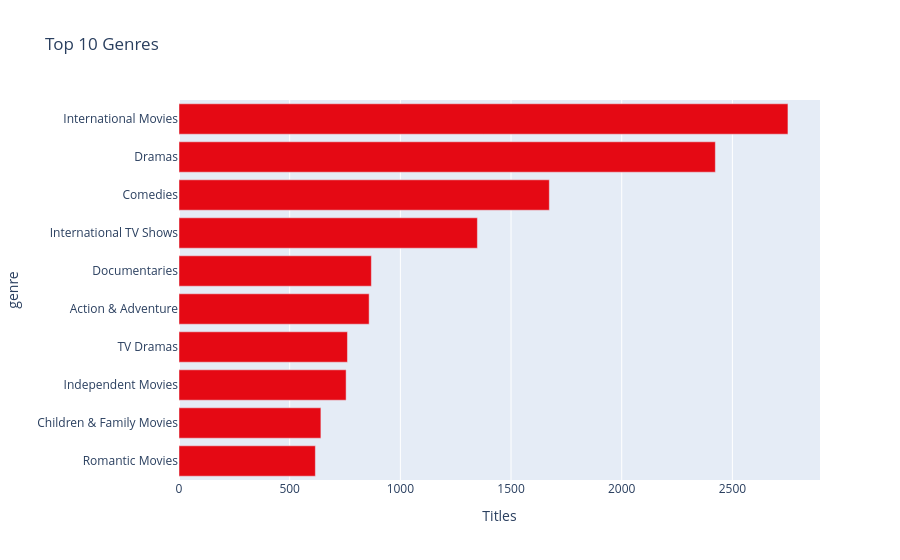

The notebook cell this image was saved under:
### Code cell
# الـ Genres (برضو فيها أكتر من قيمة في الخلية)
g = df.assign(genre=df["listed_in"].str.split(",")).explode("genre").reset_index(drop=True)
g["genre"] = g["genre"].str.strip()
g["audience"] = g["rating"].map(audience_map)

top_genres = g["genre"].value_counts().head(10).sort_values()
fig = px.bar(top_genres, x=top_genres.values, y=top_genres.index, orientation="h",
             labels={"x": "Titles", "y": "Genre"}, title="Top 10 Genres",
             color_discrete_sequence=["#E50914"])
fig.show()

### Figure 1 — Plotly figure (JSON) as saved in the notebook; plotly's stock layout.template omitted (floating-point values rounded to 4 significant figures)
{"data": [{"hovertemplate": "Titles=%{x}<br>genre=%{y}<extra></extra>", "legendgroup": "", "marker": {"color": "#E50914", "pattern": {"shape": ""}}, "name": "", "orientation": "h", "showlegend": false, "textposition": "auto", "type": "bar", "x": [616, 641, 755, 761, 859, 869, 1348, 1673, 2423, 2751], "xaxis": "x", "y": ["Romantic Movies", "Children & Family Movies", "Independent Movies", "TV Dramas", "Action & Adventure", "Documentaries", "International TV Shows", "Comedies", "Dramas", "International Movies"], "yaxis": "y"}], "layout": {"barmode": "relative", "legend": {"tracegroupgap": 0}, "title": {"text": "Top 10 Genres"}, "xaxis": {"anchor": "y", "domain": [0, 1], "title": {"text": "Titles"}}, "yaxis": {"anchor": "x", "domain": [0, 1], "title": {"text": "genre"}}}}
